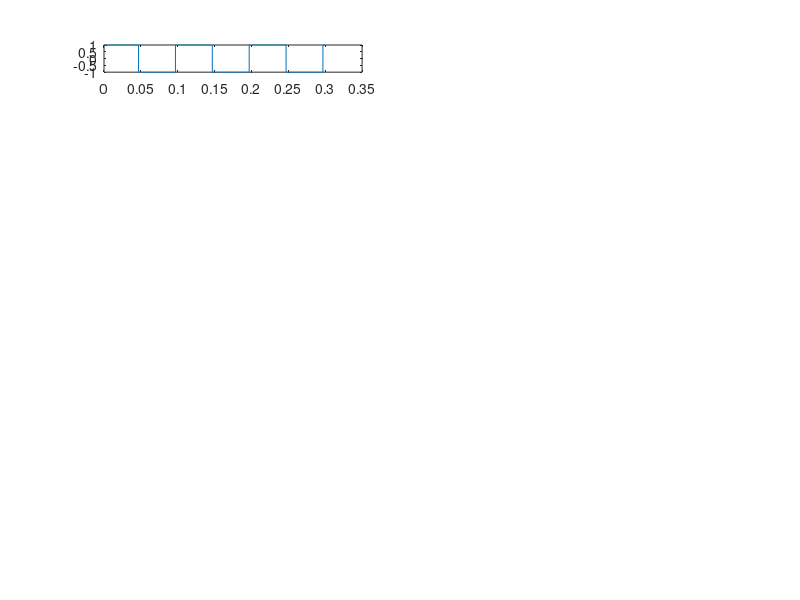

The MATLAB source for this figure: (Note: this script raises an error after producing the figure.)
%% DATA AND INITIALIZATION

clc;
clear all;

%[y,Fs] = audioread(rec.wav);

M=16; %number of sensors
L=0.45; %total length of array [m]
c=343; %measured speed of sound [m/s]
d=L/(M-1); %distance between sensors [m]

%% ANTI-ALIASING CONDITION 
%d<lambda/2
lambda_min=2*d;
f_max=c/lambda_min;  %anti-aliasing condition

%% SIGNALS GENERATION
fs=8000;
t_max=0.3;
t=0:t_max/fs:t_max;
y=zeros(M, length(t));
f0=10;
w_len=33; %length of window
w=hanning(w_len)'; %actual window
R=(w_len-1)/2+1; %hop size in samples (50%)
nfft=512;
n_frames=floor((length(y(1, :))-w_len)/R);
spectrum=zeros(M, n_frames, nfft);
theta=-90:1:90;
a=zeros(M, length(theta));
p=zeros(length(theta));
covariance_R=zeros(M);

figure(1)
for i=1:M
    y(i,:)=square(2*pi*f0*t+i*pi/M);
    subplot(8, 2, i);
    plot(t, y(i, :));
    [spectrum(i, :, :), t_spec_axis, f_spec_axis]=my_stft(y(i, :), fs, w, R, nfft);
    for freq=1:length(f_spec_axis)
        a(i, :)=exp(-1i*2*pi*f_spec_axis(freq)*d*sin(theta*pi/180)*i/c);
        for frame=1:n_frames
             covariance_R=covariance_R+1/n_frames*spectrum(:, frame, freq)*spectrum(:, frame, freq)';
        end
        p(:, :)=p(:, :)+(a(:,:)'*covariance_R*a(:,:))/(M^2*length(f_spec_axis));
    end
end
figure(2);
plot(theta, p(1,:));
